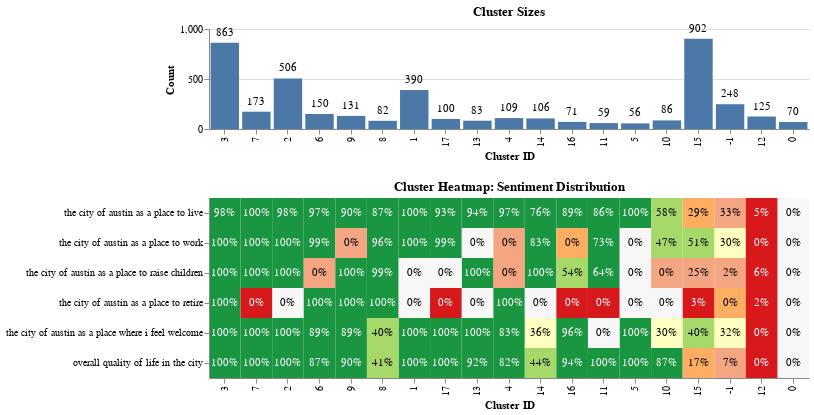

The code cell stored with this chart in its notebook:
### Code cell
cluster_heatmap_plot(dfq2, x="question_cluster_id", y = likert_columns_with_prefix)
